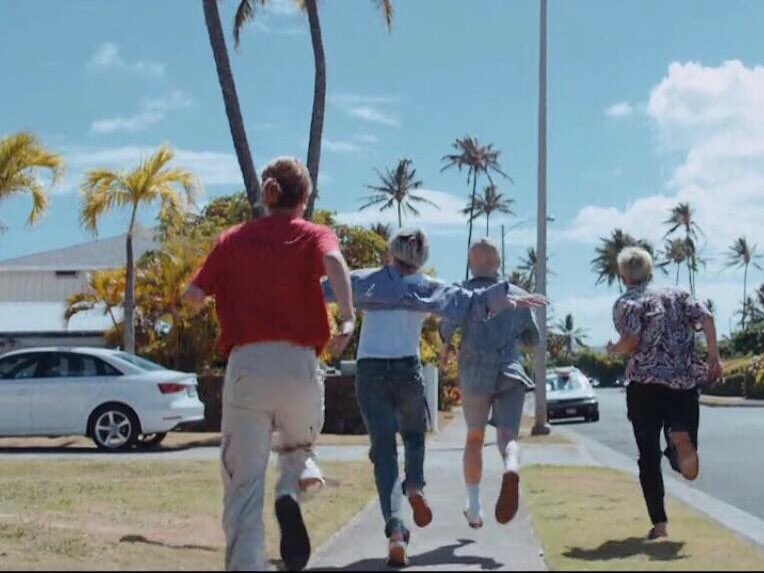
#> input picture Tensorflow与openCV/图像处理/xyt.jpg, 764 x 573 px
$ jupyter execute '05图片移位2.ipynb'
#> lines starting #> are read from the running program, lines starting #| are printed output that depends on the picture
[cell 1]
import cv2
import numpy as np

[cell 2]
#实现右移100  下移200
img = cv2.imread('../xyt.jpg',1)
#> img is the input picture: shape (573, 764, 3); mean B, G, R 147.6, 140.2, 126.4
imginfo = img.shape
#> imginfo = (573, 764, 3)
height = imginfo[0]
#> height = 573
width = imginfo[1]
#> width = 764
#创建一个新矩阵 存放目标图
dst = np.zeros(imginfo,np.uint8) #使用原图大小

[cell 3]
for i in range(0,height-200):
    for j in range(0,width-100):
        dst[i+200,j+100] = img[i,j]
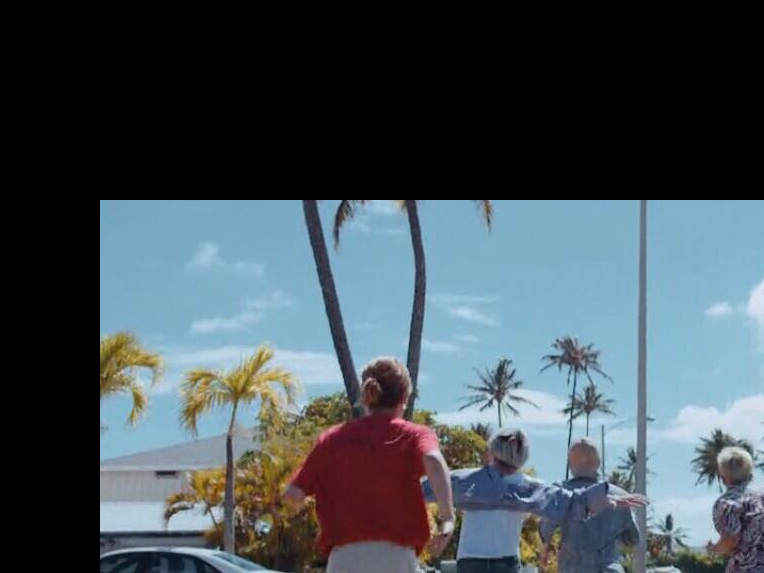
#> dst: shape (573, 764, 3); mean B, G, R 89.1, 81.5, 69.5
cv2.imshow('dst',dst)
cv2.waitKey(0)


$ run again, with Tensorflow与openCV/图像处理/zmy.jpg copied over Tensorflow与openCV/图像处理/xyt.jpg
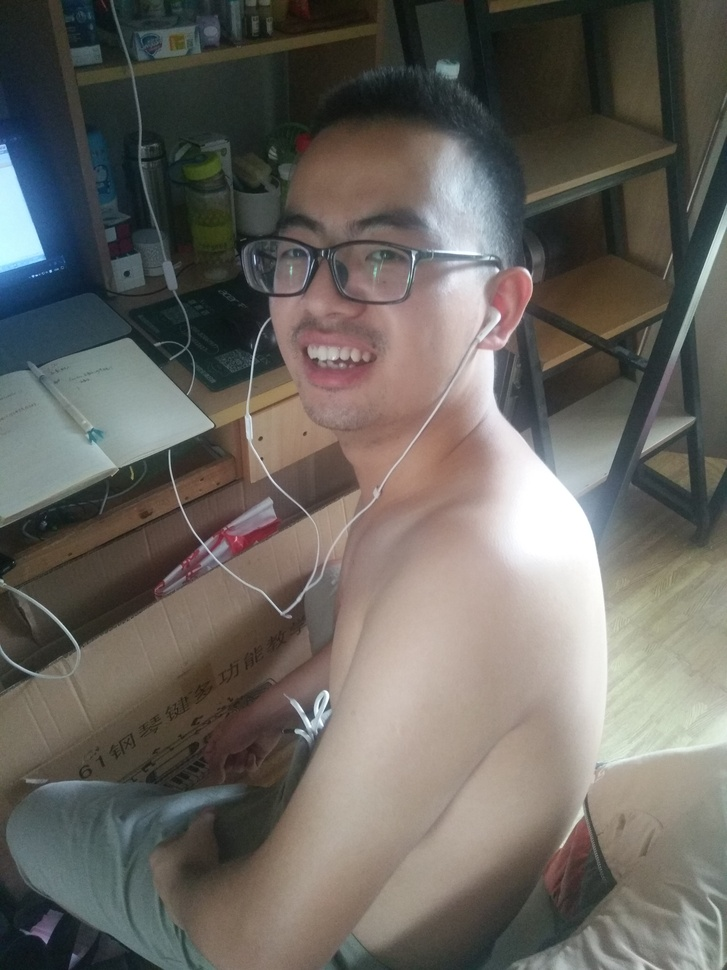
#> input picture Tensorflow与openCV/图像处理/zmy.jpg, 727 x 970 px, shrunk from 3120 x 4160 before the run
#> img is the input picture: shape (970, 727, 3); mean B, G, R 95.7, 101.6, 104.8
#> after the loop `for i in range(0,height-200):`:
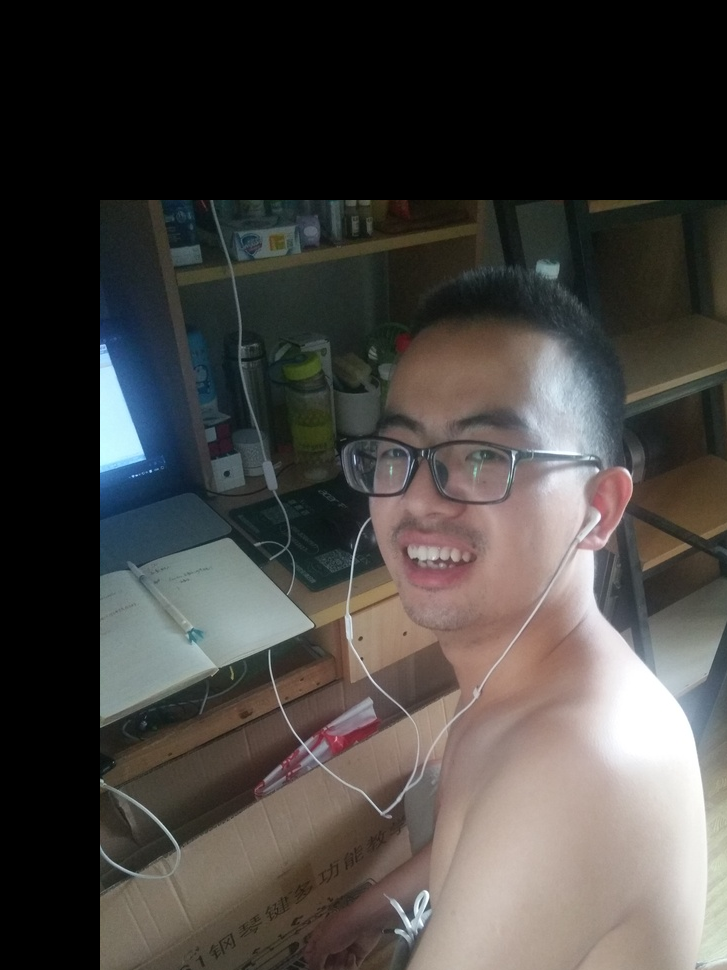
#> dst: shape (970, 727, 3); mean B, G, R 64.8, 67.9, 70.8
